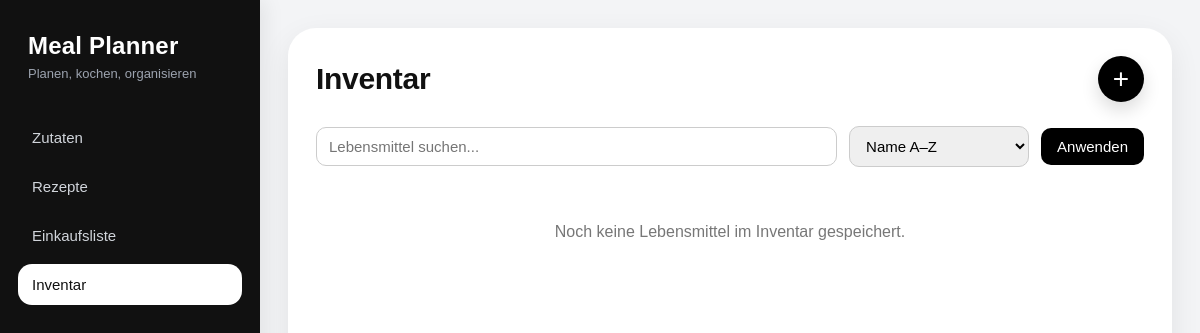
The app's page /inventory/, older data.
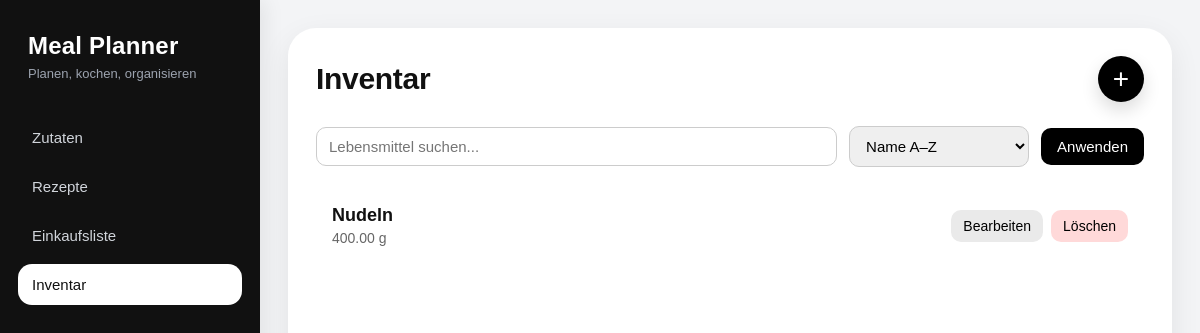
The same page, newer data.
### inventory/models.py (models this page shows, shortened)
class InventoryItem(models.Model):
    ingredient = models.OneToOneField(
        Ingredient,
        on_delete=models.CASCADE,
        related_name="inventory_item",
    )
    quantity = models.DecimalField(
        max_digits=10,
        decimal_places=2,
        null=True,
        blank=True,
        help_text="Optional. Leer lassen, wenn vorhanden, aber Menge unbekannt ist.",
    )
    unit = models.CharField(
        max_length=10,
        choices=Unit.choices,
        blank=True,
        help_text="Optional. Wird vor allem genutzt, wenn eine Menge angegeben ist.",
    )
    updated_at = models.DateTimeField(auto_now=True)
    class Meta:
        ordering = ["ingredient__name"]

### ingredients/models.py (models this page shows)
class Ingredient(models.Model):
    name = models.CharField(max_length=100, unique=True)
    default_unit = models.CharField(
        max_length=10,
        choices=Unit.choices,
        default=Unit.GRAM,
    )
    def __str__(self):
        return self.name

### inventory/views.py (the view, shortened to what this page needs)
# urls.py: path("", inventory_list, name="list"),
def inventory_list(request):
    search_query = request.GET.get("q", "").strip()
    sort = request.GET.get("sort", "name_asc")
    inventory_items = InventoryItem.objects.select_related("ingredient").all()
    if search_query:
        inventory_items = inventory_items.filter(ingredient__name__icontains=search_query)
    if sort == "name_desc":
        inventory_items = inventory_items.order_by("-ingredient__name")
    elif sort == "quantity_asc":
        inventory_items = inventory_items.order_by("quantity", "ingredient__name")
    elif sort == "quantity_desc":
        inventory_items = inventory_items.order_by("-quantity", "ingredient__name")
    else:
        inventory_items = inventory_items.order_by("ingredient__name")
    create_form = InventoryItemForm(exclude_used_ingredients=True)
    edit_form = None
    edit_item_id = None
    create_modal_open = False
    edit_modal_open = False
    if edit_form is None:
        edit_form = InventoryItemForm()
    context = {
        "inventory_items": inventory_items,
        "create_form": create_form,
        "edit_form": edit_form,
        "edit_item_id": edit_item_id,
        "create_modal_open": create_modal_open,
        "edit_modal_open": edit_modal_open,
        "search_query": search_query,
        "sort": sort,
        "sort_options": [
            ("name_asc", "Name A–Z"),
            ("name_desc", "Name Z–A"),
            ("quantity_asc", "Menge aufsteigend"),
            ("quantity_desc", "Menge absteigend"),
        ],
    }
    return render(request, "inventory/inventory_list.html", context)

### inventory/templates/inventory/inventory_list.html (shortened to what this page needs)
{% extends "base.html" %}
{% load static %}
{% block extra_css %}
<link rel="stylesheet" href="{% static 'inventory/css/inventory_list.css' %}">
{% endblock %}
{% block content %}
<div class="page">
    <div class="page-header">
        <h1 class="page-title">Inventar</h1>
        <button class="add-button" id="openCreateModalBtn" type="button">+</button>
    </div>
    <form method="get" class="filter-bar">
        <div class="filter-group search-group">
            <input
                type="text"
                name="q"
                placeholder="Lebensmittel suchen..."
                value="{{ search_query }}"
                class="search-input"
            >
        </div>
        <div class="filter-group">
            <select name="sort" class="sort-select">
                {% for value, label in sort_options %}
                    <option value="{{ value }}" {% if sort == value %}selected{% endif %}>
                        {{ label }}
                    </option>
                {% endfor %}
            </select>
        </div>
        <button type="submit" class="filter-btn">Anwenden</button>
    </form>
    {% if inventory_items %}
        <ul class="inventory-list">
            {% for item in inventory_items %}
                <li class="inventory-item">
                    <div class="inventory-main">
                        <span class="inventory-name">{{ item.ingredient.name }}</span>
                        <span class="inventory-quantity">
                            {% if item.quantity %}
                                {{ item.quantity }} {{ item.unit }}
                            {% else %}
                                Vorhanden, Menge unbekannt
                            {% endif %}
                        </span>
                    </div>
                    <div class="inventory-actions">
                        <button
                            type="button"
                            class="action-btn edit-btn open-edit-modal-btn"
                            data-id="{{ item.id }}"
                            data-ingredient="{{ item.ingredient.id }}"
                            data-quantity="{{ item.quantity|default:'' }}"
                            data-unit="{{ item.unit|default:'' }}"
                        >
                            Bearbeiten
                        </button>
                        <form method="post" class="delete-form" onsubmit="return confirm('Möchtest du diesen Inventar-Eintrag wirklich löschen?');">
                            <button type="submit" class="action-btn delete-btn">Löschen</button>
                        </form>
                    </div>
                </li>
            {% endfor %}
        </ul>
    {% else %}
        <div class="empty-state">
            {% if search_query %}
                Keine Inventar-Einträge für „{{ search_query }}“ gefunden.
            {% else %}
                Noch keine Lebensmittel im Inventar gespeichert.
            {% endif %}
        </div>
    {% endif %}
</div>
{% endblock %}

Row changes from the older to the newer data that the page shows:
added InventoryItem: ingredient.name "Nudeln", quantity "400.00", unit "g"
Text that changed along with them:
text no longer shown: "Noch keine Lebensmittel im Inventar gespeichert."
